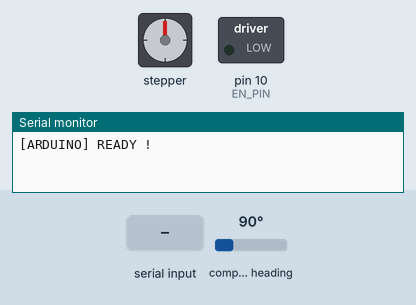
Bench run of a sketch on a simulated Arduino Uno, built with avr-gcc and run on an emulated ATmega328P. On the bench: stepper motor, switched loads named in the sketch (green lamp = pin HIGH), the last lines printed to the serial monitor. The test bench sets the inputs (shaded band); at power-on: compass heading 90°. Stepper angles assume 3200 steps per turn.

Above: at 1.2 s.
1.3 s: "C\n" received over Serial
At 2.8 s:
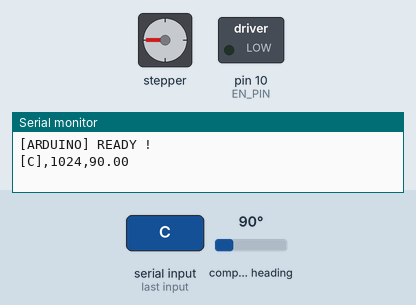
3.1 s: "K90\n" received over Serial
At 3.9 s:
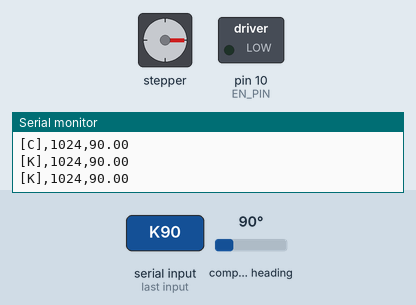
5.0 s: "S90\n" received over Serial
At 6.3 s:
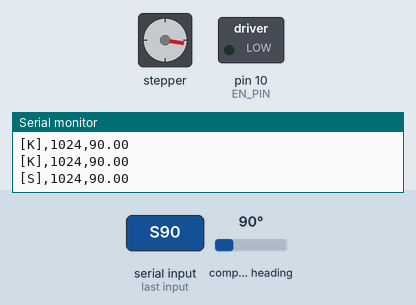
6.6 s: compass heading set to 7°
8.1 s: "D90\n" received over Serial
At 9.0 s:
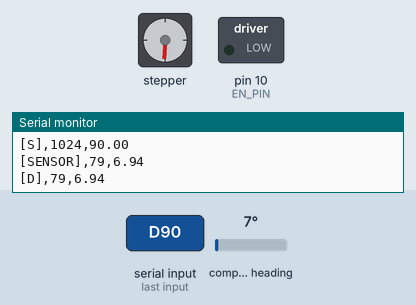
Timing chart, 0 to 10.9 s (numbered marks = the images above; inputs shaded):
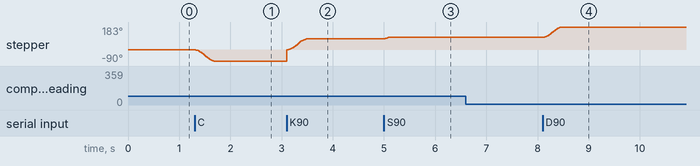

The sketch:

AntTrack.ino
```cpp
#include <AccelStepper.h>
#include <Wire.h>
#include <AS5600.h>

// --- Pin TMC2209 ---
#define DIR_PIN     8
#define STEP_PIN    9
#define EN_PIN      10

AccelStepper stepper(AccelStepper::DRIVER, STEP_PIN, DIR_PIN);
AS5600 encoder;

// Stepper config
const int stepsPerRev = 200;
const int microstep   = 16;
const float stepsPerDegree = (stepsPerRev * microstep) / 360.0;

// Toleransi (deg) untuk D/S dan sensor
const float toleranceDeg = 1.0;

long targetSteps = 0;

// --- Deteksi motor & sensor ---
int lastRawAngle = 0;
int lastCommandRaw = 0;
bool motorActive = false;
bool motorPrevActive = false;
bool waitingKDone = false;
unsigned long lastSensorCheck = 0;

void setup() {
  Serial.begin(115200);
  Wire.begin();
  encoder.begin();

  pinMode(EN_PIN, OUTPUT);
  digitalWrite(EN_PIN, LOW);

  stepper.setMaxSpeed(15000);      // knob cepat
  stepper.setAcceleration(30000);  // knob cepat

  lastRawAngle = encoder.rawAngle();
  lastCommandRaw = lastRawAngle;

  Serial.println("[ARDUINO] READY !");
}

void loop() {
  while (Serial.available()) {
    String cmd = Serial.readStringUntil('\n');
    processCommand(cmd);
  }

  motorPrevActive = motorActive;
  motorActive = (stepper.distanceToGo() != 0);
  stepper.run();

  if (!motorActive && motorPrevActive && waitingKDone) {
    sendFeedback("K");
    waitingKDone = false;
    lastCommandRaw = encoder.rawAngle();
  }

  checkSensor();
}

// --------------------
void processCommand(String cmd) {
  cmd.trim();

  if (cmd.startsWith("K")) {
    long deg = cmd.substring(1).toInt();
    long steps = deg * stepsPerDegree;
    targetSteps += steps;
    stepper.moveTo(targetSteps);
    sendFeedback("K");
    waitingKDone = true;
  }
  else if (cmd.startsWith("S")) {
    long deltaSteps = cmd.substring(1).toInt();
    float deltaDeg = deltaSteps / stepsPerDegree;

    if (fabs(deltaDeg) < toleranceDeg) {
      sendFeedback("S-SKIP");
      lastCommandRaw = encoder.rawAngle();
      return;
    }

    targetSteps += deltaSteps;
    stepper.moveTo(targetSteps);
    stepper.runToPosition();
    sendFeedback("S");
    lastCommandRaw = encoder.rawAngle();
  }
  else if (cmd.startsWith("D")) {
    long targetDeg = cmd.substring(1).toInt();

    // batasan D 0-360
    if (targetDeg < 0 || targetDeg > 360) {
      sendFeedback("D-SKIP");
      lastCommandRaw = encoder.rawAngle();
      return;
    }

    int rawAngle = encoder.rawAngle();
    float currentDeg = (rawAngle * 360.0) / 4096.0;
    float deltaDeg = targetDeg - currentDeg;
    while (deltaDeg > 180) deltaDeg -= 360;
    while (deltaDeg < -180) deltaDeg += 360;

    if (fabs(deltaDeg) < toleranceDeg) {
      sendFeedback("D-SKIP");
      lastCommandRaw = encoder.rawAngle();
      return;
    }

    long deltaSteps = deltaDeg * stepsPerDegree;
    targetSteps += deltaSteps;
    stepper.moveTo(targetSteps);
    stepper.runToPosition();
    sendFeedback("D");
    lastCommandRaw = encoder.rawAngle();
  }
  else if (cmd == "C") {
    int rawAngle = encoder.rawAngle();
    float currentDeg = (rawAngle * 360.0) / 4096.0;

    float deltaDeg = -currentDeg;
    while (deltaDeg > 180) deltaDeg -= 360;
    while (deltaDeg < -180) deltaDeg += 360;

    long deltaSteps = deltaDeg * stepsPerDegree;
    targetSteps += deltaSteps;
    stepper.moveTo(targetSteps);
    stepper.runToPosition();

    stepper.setCurrentPosition(0);
    targetSteps = 0;
    sendFeedback("C");
    lastCommandRaw = encoder.rawAngle();
  }
  else if (cmd == "Q") {
    // --- tambahan query posisi ---
    sendFeedback("Q");
    lastCommandRaw = encoder.rawAngle();
  }
}

// --------------------
void sendFeedback(const char* label) {
  int rawAngle = encoder.rawAngle();
  float angleDeg = (rawAngle * 360.0) / 4096.0;

  Serial.print("[");
  Serial.print(label);
  Serial.print("],");
  Serial.print(rawAngle);
  Serial.print(",");
  Serial.println(angleDeg, 2);
}

// --------------------
void checkSensor() {
  unsigned long now = millis();
  if (now - lastSensorCheck < 50) return;
  lastSensorCheck = now;

  int raw = encoder.rawAngle();
  int deltaRaw = abs(raw - lastRawAngle);

  // hitung delta deg dengan wrap-around
  float deltaDeg = ((raw - lastCommandRaw) * 360.0 / 4096.0);
  while (deltaDeg > 180) deltaDeg -= 360;
  while (deltaDeg < -180) deltaDeg += 360;
  deltaDeg = fabs(deltaDeg);

  // hanya print sensor jika perubahan > 2 raw dan > toleransi deg
  if (deltaRaw > 2 && deltaDeg > toleranceDeg) {
    if (!motorActive) {
      float angleDeg = (raw * 360.0) / 4096.0;
      Serial.print("[SENSOR],");
      Serial.print(raw);
      Serial.print(",");
      Serial.println(angleDeg, 2);
    }
  }

  lastRawAngle = raw;
}
```

Measured:
- after the input at 1.3 s, stepper: turns 90° counter-clockwise in 0.35 s, starting at once
- after the input at 3.1 s, stepper: turns 180° clockwise in 0.40 s, starting at once
- after the input at 5.0 s, stepper: turns 10° clockwise, starting at once
- after the input at 8.1 s, stepper: turns 83° clockwise in 0.35 s, starting at once
